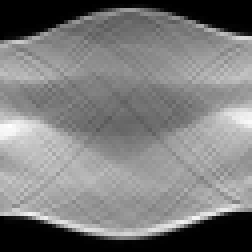
#> input picture radon transform/radon.png, 63 x 63 px, found by its file name (shown 4 times larger)
$ python 2.py
#> lines starting #> are read from the running program, lines starting #| are printed output that depends on the picture
# 要添加一个新单元，输入 '# %%'
# 要添加一个新的标记单元，输入 '# %% [markdown]'
# %% [markdown]
# # 反投影
#
#
#
# 固定转角$\theta_k$的完整投影$g(\rho,\theta_k)$的一个点$g(\rho_j,\theta_k)$开始。
# 反投影这个点形成部分图像的过程是，将直线$L(\rho_j,\theta_k)$复制到图像上，直线上每点的值是$g(\rho,\theta_k)$.对投影信号所有$\rho_j$值重复这个过程可得如下表达式
# $$
#     f_{\theta_k}(x,y)= g(\rho,\theta_k) = g(\rho,\theta) = g(xcos\theta_k + ysin\theta_k)
# $$
#
# 可把在角度$\theta$处得到的单个反投影形成的图像写为:
# $$
#     f_{\theta_k} = g(xcos\theta + ysin\theta,\theta)
# $$
#
# 对所有反投影图像积分，得到最终图像:
# $$
#     f(x,y) = \int_0^{\pi}f(x,y)d\theta
# $$
# 在离散情况下，积分变成对所有反投影图像的求和：
# $$
#     f(x,y) = \sum_{\theta=0}^{\pi}f_\theta(x,y)
# $$

# %%
from matplotlib import pyplot as plt
import numpy as np
import cv2
g = cv2.imread("./radon transform/radon.png" ,cv2.IMREAD_GRAYSCALE)
#> g is the input picture: shape (63, 63); min 0, max 255, mean 123.1


# %%


def row_inverse_projection_simple(g,theta):
#> called with theta = 0
    h,w = g.shape
#> h = 63; w = 63
    f = np.zeros((h,w))
    for y in range(h):
        for x in range(w):
            rho = x
            f[y][x] = g[rho][theta]
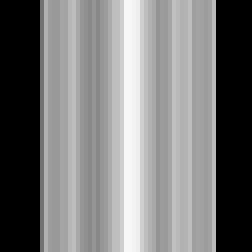
#> f: shape (63, 63) float64 (shown 4 times larger); min 0, max 247, mean 121.4
    return f


# %%
# 让我们先来看看固定theta为0时，复原的图像
f = row_inverse_projection_simple(g,0)


# %%
# 根据公式完成整个图像处理
def inverse_projection_simple(g):
    h,w = g.shape
#> h = 63; w = 63
    f = np.zeros((h,w))
    for y in range(h):
      for x in range(w):
          for theta in range(w):
              f[y][x]  += np.sum(row_inverse_projection_simple(g,theta))
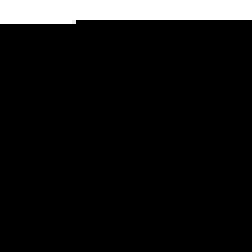
#> f: shape (63, 63) float64 (shown 4 times larger); min 0, max 30791754, mean 2590699.9; drawn with min black and max white
    return f


# %%
#> (the run stopped early here; a loop or call above may not have finished)
